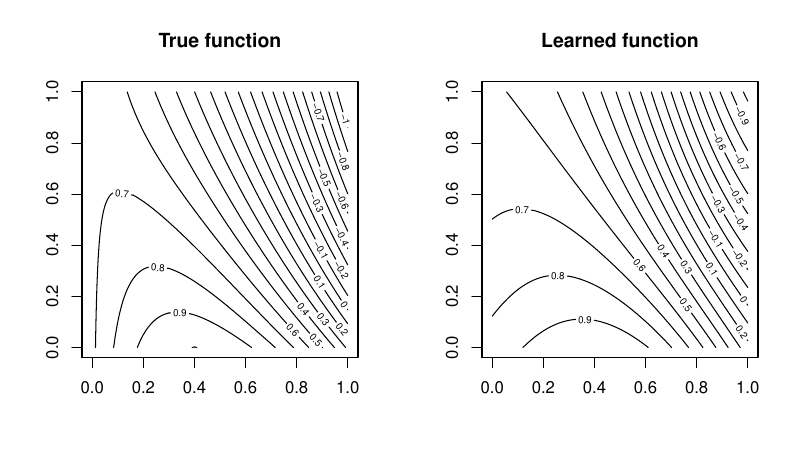

This figure's R source:
# Compute the output of a network with two hidden layers
# (with tanh activation function), when given 'x' as input.
# Parameters are in the list 'L'.

nnet <- function (x, L)
{
    h1 <- tanh (L$b1 + x %*% L$W1)
    h2 <- tanh (L$b2 + h1 %*% L$W2)
    as.vector (L$b3 + h2 %*% L$W3)
}


# Train network with hidden layers of n1 and n2 units  on
# data in 'X' and 'y'.  Initialize with std. dev. 'sd'.  Do
# 'iters' gradient descent iterations with stepsize 'step'.

train <- function (X, y, n1, n2, iters, step, sd=0.1)
{
    # Initialize parameters randomly.

    L <- list()
    n0 <- ncol(X)
    L$b1 <- rnorm (n1,sd=sd)
    L$W1 <- matrix (rnorm(n0*n1,sd=sd), n0, n1)
    L$b2 <- rnorm (n2,sd=sd)
    L$W2 <- matrix (rnorm(n1*n2,sd=sd), n1, n2)
    L$b3 <- rnorm (1,sd=sd)
    L$W3 <- rnorm (n2,sd=sd)

    # Train for 'iters' iterations to minimize squared 
    # error predicting 'y'.

    for (i in 1:iters) {

        # Find gradient of squared error (summed over all
        # training examples) with respect to the parameters.

        r <- with gradient (L) {
            e <- 0
            for (i in 1:nrow(X)) {
                o <- nnet (X[i,], L)
                e <- e + (y[i]-o)^2
            }
            e
        }

        g <- attr(r,"gradient")

        if (i %% 100 == 0) 
            cat ("Iteration", i, ": Error", round(r,4), "\n")

        # Update parameters to reduce squared error.

        L$b1 <- L$b1 - step * as.vector (g$b1)
        L$W1 <- L$W1 - step * as.vector (g$W1)
        L$b2 <- L$b2 - step * as.vector (g$b2)
        L$W2 <- L$W2 - step * as.vector (g$W2)
        L$b3 <- L$b3 - step * as.vector (g$b3)
        L$W3 <- L$W3 - step * as.vector (g$W3)
    }

    L
}


# Example of learning a 2D function.

set.seed(1)

pdf("smnn.pdf",width=8,height=4.6)
par(mfrow=c(1,2))

truef <- function (X) cos (2*sqrt(X[,1]*X[,2])) - 2*(0.4-X[,1])^2

grid <- seq(0,1,length=101)
Xgrid <- cbind (rep(grid,times=101), rep(grid,each=101))

contour (matrix(truef(Xgrid),101,101), levels=seq(-1,1,by=0.1))
title("True function")

N <- 100
X <- cbind (runif(N), runif(N))
y <- truef (X) + rnorm(N,sd=0.01)

print (system.time (L <- train (X, y, 10, 10, 30000, 0.001)))

print(L)

contour (
  matrix (apply (Xgrid, 1, function (x) nnet (x, L)), 101, 101),
  levels=seq(-1,1,by=0.1))
title("Learned function")


# Confirm that there's no allocation of large (eg, 10 x 100) 
# intermediate Jacobian matrices when computing gradients of 
# network parameters.

Rprofmemt(nelem=8)
with gradient (L) nnet (c(0.3,0.6), L)
